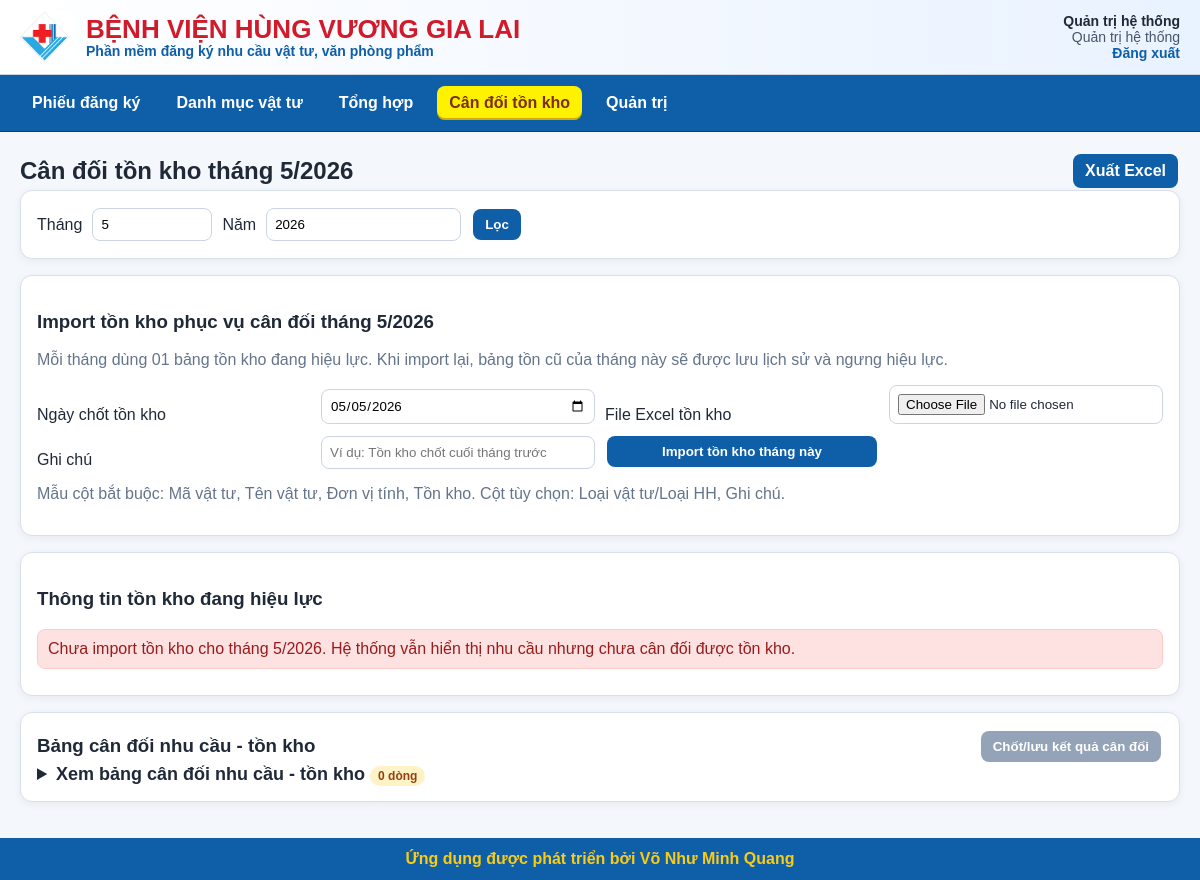
The app's page /inventory-balance?month=5&year=2026 (signed in), older data.
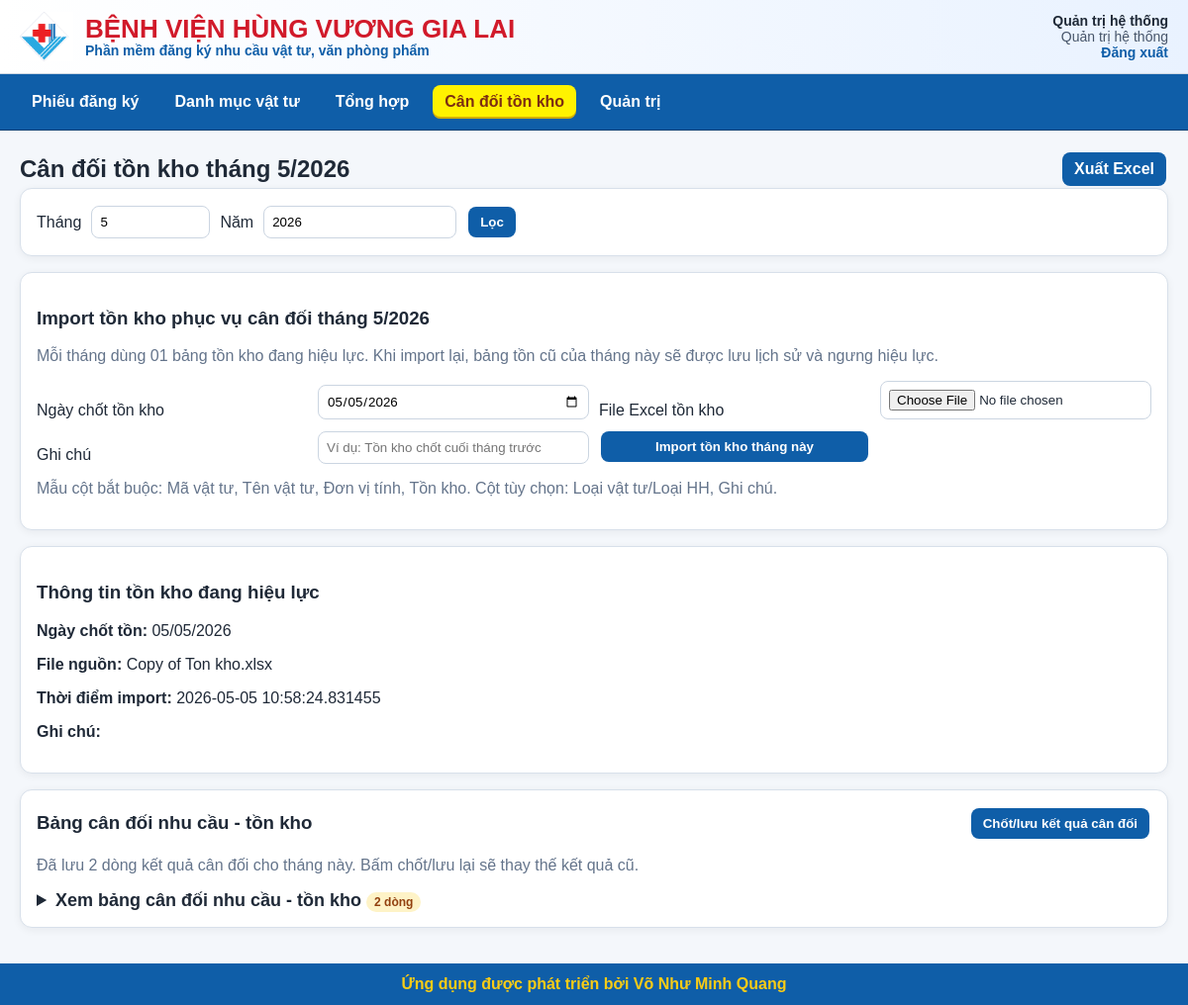
The same page, newer data.
### app/models.py (models this page shows)
class InventorySnapshot(Base):
    __tablename__ = "inventory_snapshots"
    id: Mapped[int] = mapped_column(Integer, primary_key=True)
    month: Mapped[int] = mapped_column(Integer, nullable=False, index=True)
    year: Mapped[int] = mapped_column(Integer, nullable=False, index=True)
    snapshot_date: Mapped[date] = mapped_column(Date, nullable=False)
    source_file_name: Mapped[str | None] = mapped_column(String(255), nullable=True)
    note: Mapped[str | None] = mapped_column(Text, nullable=True)
    is_active: Mapped[bool] = mapped_column(Boolean, default=True, index=True)
    imported_by: Mapped[int | None] = mapped_column(ForeignKey("users.id"), nullable=True)
    imported_at: Mapped[datetime] = mapped_column(DateTime, default=vietnam_now)
    items = relationship("InventorySnapshotItem", back_populates="snapshot", cascade="all, delete-orphan")

### app/routers/inventory_balance.py (the view)
@router.get("", response_class=HTMLResponse)
def balance_page(
    request: Request,
    month: int,
    year: int,
    db: Session = Depends(get_db),
    current_user: User = Depends(summary_required),
):
    snapshot, rows = collect_balance_rows(db, month, year)
    saved_count = db.query(DemandBalanceResult).filter(
        DemandBalanceResult.month == month,
        DemandBalanceResult.year == year,
    ).count()
    return templates.TemplateResponse(
        "inventory_balance.html",
        {
            "request": request,
            "current_user": current_user,
            "month": month,
            "year": year,
            "snapshot": snapshot,
            "rows": rows,
            "saved_count": saved_count,
            "today": date.today(),
        },
    )

### app/templates/inventory_balance.html (shortened to what this page needs)
{% extends "base.html" %}
{% block content %}
<div class="page-title">
    <h2>Cân đối tồn kho tháng {{ month }}/{{ year }}</h2>
    <a class="button" href="/inventory-balance/export.xlsx?month={{ month }}&year={{ year }}">Xuất Excel</a>
</div>
<section class="card">
    <form method="get" class="inline-form">
        <label>Tháng</label><input type="number" name="month" min="1" max="12" value="{{ month }}" required>
        <label>Năm</label><input type="number" name="year" value="{{ year }}" required>
        <button>Lọc</button>
    </form>
</section>
<section class="card">
    <h3>Import tồn kho phục vụ cân đối tháng {{ month }}/{{ year }}</h3>
    <p class="muted">Mỗi tháng dùng 01 bảng tồn kho đang hiệu lực. Khi import lại, bảng tồn cũ của tháng này sẽ được lưu lịch sử và ngưng hiệu lực.</p>
    <form method="post" action="/inventory-balance/import" enctype="multipart/form-data" class="grid-form">
        <label>Ngày chốt tồn kho</label>
        <input type="date" name="snapshot_date" value="{{ today }}" required>
        <label>File Excel tồn kho</label>
        <input type="file" name="file" accept=".xlsx" required>
        <label>Ghi chú</label>
        <input name="note" placeholder="Ví dụ: Tồn kho chốt cuối tháng trước">
        <button>Import tồn kho tháng này</button>
    </form>
    <p class="muted">Mẫu cột bắt buộc: Mã vật tư, Tên vật tư, Đơn vị tính, Tồn kho. Cột tùy chọn: Loại vật tư/Loại HH, Ghi chú.</p>
</section>
<section class="card">
    <h3>Thông tin tồn kho đang hiệu lực</h3>
    {% if snapshot %}
        <p><b>Ngày chốt tồn:</b> {{ snapshot.snapshot_date.strftime('%d/%m/%Y') }}</p>
        <p><b>File nguồn:</b> {{ snapshot.source_file_name or '' }}</p>
        <p><b>Thời điểm import:</b> {{ snapshot.imported_at }}</p>
        <p><b>Ghi chú:</b> {{ snapshot.note or '' }}</p>
    {% else %}
        <div class="alert">Chưa import tồn kho cho tháng {{ month }}/{{ year }}. Hệ thống vẫn hiển thị nhu cầu nhưng chưa cân đối được tồn kho.</div>
    {% endif %}
</section>
<section class="card">
    <div class="page-title">
        <h3>Bảng cân đối nhu cầu - tồn kho</h3>
        <form method="post" action="/inventory-balance/save">
            <button {% if not snapshot %}disabled title="Chưa import tồn kho cho tháng này"{% endif %}>Chốt/lưu kết quả cân đối</button>
        </form>
    </div>
    {% if saved_count %}
        <p class="muted">Đã lưu {{ saved_count }} dòng kết quả cân đối cho tháng này. Bấm chốt/lưu lại sẽ thay thế kết quả cũ.</p>
    {% endif %}
    <details>
        <summary style="cursor:pointer; font-weight:700; font-size:18px;">
            Xem bảng cân đối nhu cầu - tồn kho
            <span class="badge">{{ rows|length }} dòng</span>
        </summary>
    </details>
</section>
{% endblock %}

Row changes from the older to the newer data that the page shows:
added InventorySnapshot: snapshot_date "05/05/2026", source_file_name "Copy of Ton kho.xlsx", imported_at "2026-05-05 10:58:24.831455"
Text that changed along with them:
{{ saved_count }}: (not shown) → "2"
{{ rows|length }}: "0" → "2"
{{ month }}: "5" → (not shown)
{{ year }}: "2026" → (not shown)
text no longer shown: "Chưa import tồn kho cho tháng / . Hệ thống vẫn hiển thị nhu cầu nhưng chưa cân đối được tồn kho."
text now shown: "Ngày chốt tồn: File nguồn: Thời điểm import: Ghi chú: Đã lưu dòng kết quả cân đối cho tháng này. Bấm chốt/lưu lại sẽ thay thế kết quả cũ."
